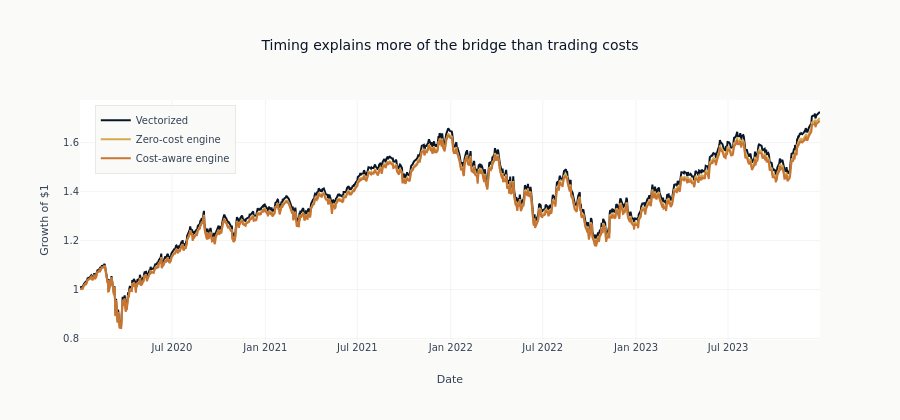

The notebook cell saved with this chart:
### Markdown cell above
Three rows, two comparisons. The gap between the vectorized result and the zero-cost engine is
timing and engine mechanics alone: same weights, same prices, no fees on either side. The gap
between the zero-cost engine and the cost-aware one is the commission and slippage the settings
block declared, and nothing else. Reading the vectorized figure against the cost-aware one mixes
the two and attributes the whole difference to costs.

### Code cell
fig = go.Figure()
bridge_colors = {
    "Vectorized": COLORS["blue"],
    "Zero-cost engine": COLORS["amber"],
    "Cost-aware engine": COLORS["copper"],
}
for label, column in {
    "Vectorized": "vectorized_return",
    "Zero-cost engine": "zero_cost_return",
    "Cost-aware engine": "cost_aware_return",
}.items():
    fig.add_scatter(
        x=bridge["timestamp"],
        y=(1 + bridge[column]).cum_prod(),
        mode="lines",
        name=label,
        line=dict(color=bridge_colors[label]),
    )
fig.update_layout(
    title="Timing explains more of the bridge than trading costs",
    xaxis_title="Date",
    yaxis_title="Growth of $1",
    height=420,
    legend=dict(
        yanchor="top",
        y=0.98,
        xanchor="left",
        x=0.02,
        bgcolor=COLORS["bg_light"],
    ),
)
fig.show()

### Figure 1 — Plotly figure (JSON) as saved in the notebook; plotly's stock layout.template omitted (floating-point values rounded to 4 significant figures; data arrays with more than 128 entries replaced by an {"elided": "..."} marker saying what was removed)
{"data": [{"line": {"color": "#0a1628"}, "mode": "lines", "name": "Vectorized", "type": "scatter", "x": {"elided": "1006 str values"}, "y": {"elided": "1006 float values"}}, {"line": {"color": "#D4A84B"}, "mode": "lines", "name": "Zero-cost engine", "type": "scatter", "x": {"elided": "1006 str values"}, "y": {"elided": "1006 float values"}}, {"line": {"color": "#C87533"}, "mode": "lines", "name": "Cost-aware engine", "type": "scatter", "x": {"elided": "1006 str values"}, "y": {"elided": "1006 float values"}}], "layout": {"height": 420, "legend": {"bgcolor": "#FAFAF9", "x": 0.02, "xanchor": "left", "y": 0.98, "yanchor": "top"}, "title": {"text": "Timing explains more of the bridge than trading costs"}, "xaxis": {"title": {"text": "Date"}}, "yaxis": {"title": {"text": "Growth of $1"}}}}
